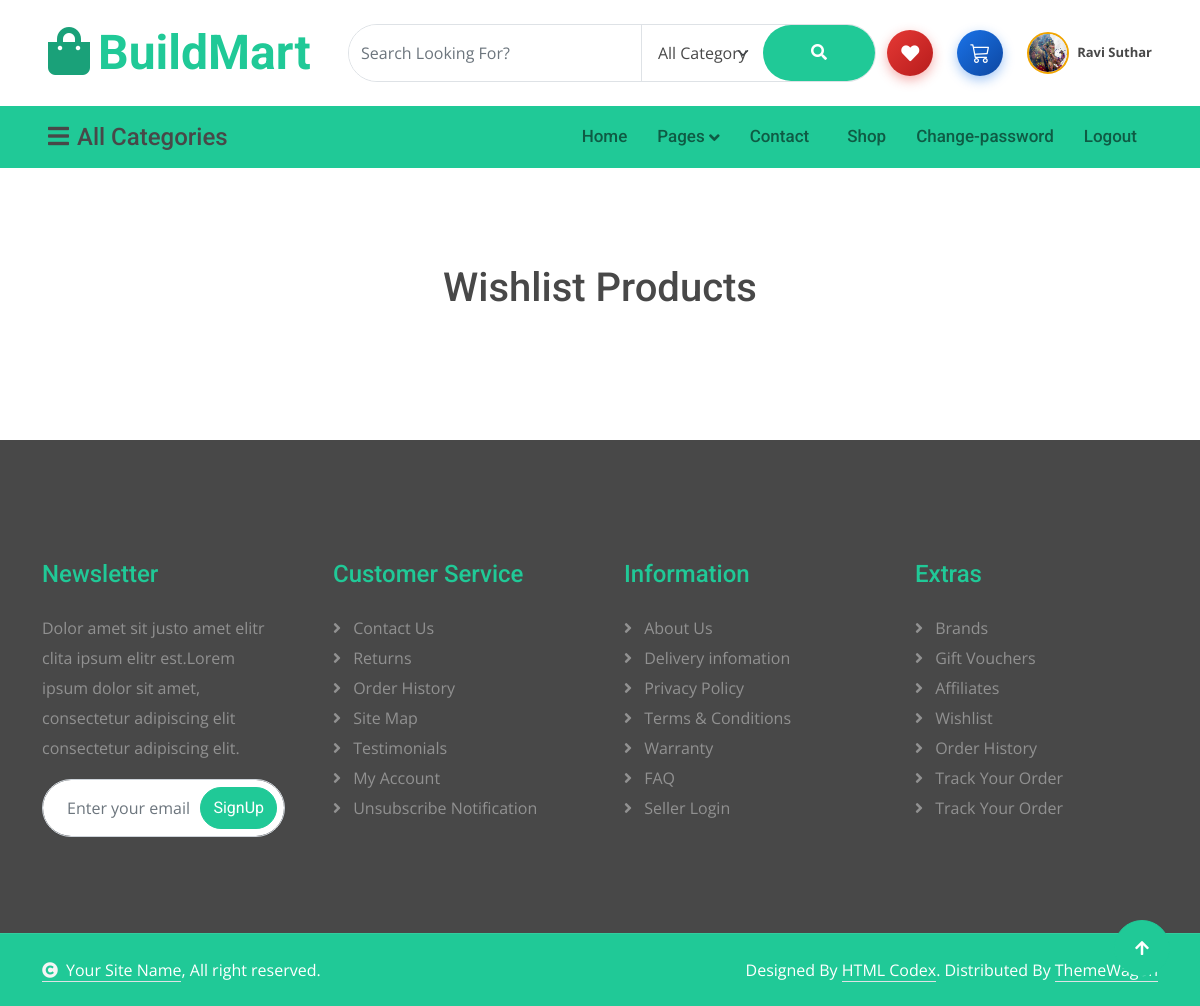
Before: /wishlist/ (signed in) with the older database file.
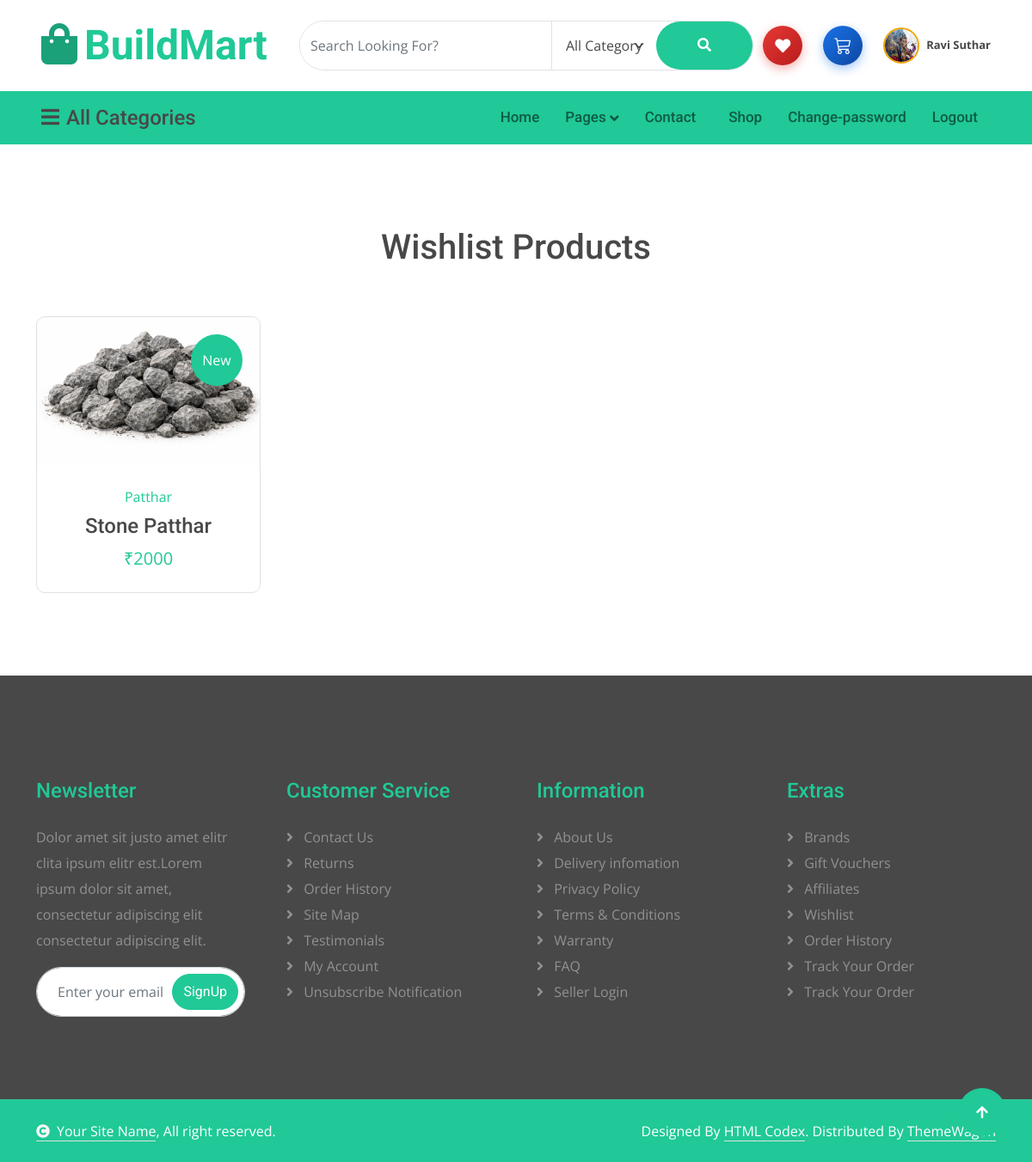
After: the same page with the newer database file.
### myapp/models.py (models this page shows, shortened)
class User(models.Model):
    name = models.CharField(max_length=60)
    email = models.EmailField(unique=True)
    mobile = models.BigIntegerField(unique=True)
    password = models.CharField(max_length=10)
    uprofile = models.ImageField(default="", upload_to="uprofile/")
    usertype = models.CharField(max_length=20, default="buyer")

class Wishlist(models.Model):
    user = models.ForeignKey(User, on_delete = models.CASCADE)
    product = models.ForeignKey(Product, on_delete = models.CASCADE)
    ttime = models.DateTimeField(default = timezone.now)

class Product(models.Model):
    user = models.ForeignKey(User, on_delete = models.CASCADE)
    category = (
        ("Cement", "Cement"),
        ("Bricks", "Bricks"),
        ("Rebars", "Rebars"),
        ("Concrete Bricks", "Concrete Bricks"),
        ("Concrete Block", "Concrete Block"),
        ("Soil", "Soil"),
        ("Patthar", "Patthar")
    )
    company = (
        ("UltraTech", "UltraTech"),
        ("Jindal", "Jindal"),
        ("Trishul", "Trishul"),
        ("Village Soil", "Village Soil"),
        ("Arbuda", "Arbuda")
    )
    pcategory = models.CharField(max_length = 50)
    pcompany = models.CharField(max_length = 50)
    pname = models.CharField(max_length = 50)
    pprice = models.IntegerField()
    pdesc = models.TextField()
    pimage = models.ImageField(default = "", upload_to = "product/")

### myapp/views.py (the view)
# urls.py: path('wishlist/', views.wishlist, name='wishlist'),
def wishlist(request):
    user = User.objects.get(email = request.session['email'])
    wish = Wishlist.objects.filter(user = user)
    return render(request, 'wishlist.html', {'wish':wish})

### myapp/templates/wishlist.html (shortened to what this page needs)
{% extends 'header.html' %}
{% load static %}
{% block content %}
    <div class="container-fluid product py-5">
        <div class="container py-5">
            <div class="tab-class">
                <div class="row g-4 mb-5">
                    <div class="col-lg-12 text-center wow fadeInLeft" data-wow-delay="0.1s">
                        <h1>Wishlist Products</h1>
                    </div>
                </div>
                <div class="tab-content">
                    <div id="tab-1" class="tab-pane fade show p-0 active">
                        <div class="row g-4">
                            {% for i in wish %}
                            <div class="col-md-6 col-lg-4 col-xl-3">
                                <div class="product-item rounded wow fadeInUp" data-wow-delay="0.1s">
                                    <div class="product-item-inner border rounded">
                                        <div class="product-item-inner-item">
                                            <a href="{% url 'b_single' pk=i.product.pk %}">
                                            </a>
                                            <div class="product-new">New</div>
                                        </div>
                                        <div class="text-center rounded-bottom p-4">
                                            <a href="#" class="d-block mb-2">{{ i.product.pcategory }}</a>
                                            <a href="{% url 'b_single' pk=i.product.pk %}" class="d-block h4">{{ i.product.pname|truncatewords:4 }}</a>
                                            <span class="text-primary fs-5">₹{{ i.product.pprice }}</span>
                                        </div>
                                    </div>
                                </div>
                            </div>
                            {% endfor %}
                        </div>
                    </div>
                </div>
            </div>
        </div>
    </div>
{% endblock %}

### myapp/templates/header.html (shortened to what this page needs)
{% load static %}
<!DOCTYPE html>
<html lang="en">
<head>
    <link rel="stylesheet" href="https://use.fontawesome.com/releases/v5.15.4/css/all.css" />
    <link href="https://cdn.jsdelivr.net/npm/bootstrap-icons@1.4.1/font/bootstrap-icons.css" rel="stylesheet">
    <link href="{% static 'lib/animate/animate.min.css' %}" rel="stylesheet">
    <link href="{% static 'lib/owlcarousel/assets/owl.carousel.min.css' %}" rel="stylesheet">
    <link href="{% static 'css/bootstrap.min.css' %}?v=1.4" rel="stylesheet">
    <link href="{% static 'css/style.css' %}?v=1.4" rel="stylesheet">
</head>
<body>
    <div class="container-fluid px-5 py-4 d-none d-lg-block">
        <div class="row gx-0 align-items-center text-center">
            <div class="col-md-4 col-lg-3 text-center text-lg-start">
                <div class="d-inline-flex align-items-center">
                    <a href="" class="navbar-brand p-0">
                        <h1 class="display-5 text-primary m-0"><i
                                class="fas fa-shopping-bag text-secondary me-2"></i>BuildMart</h1>
                    </a>
                </div>
            </div>
            <div class="col-md-4 col-lg-6 text-center">
                <div class="position-relative ps-4">
                    <div class="d-flex border rounded-pill">
                        <input class="form-control border-0 rounded-pill w-100 py-3" type="text"
                            data-bs-target="#dropdownToggle123" placeholder="Search Looking For?">
                        <select class="form-select text-dark border-0 border-start rounded-0 p-3" style="width: 200px;">
                            <option value="All Category">All Category</option>
                        </select>
                        <button type="button" class="btn btn-primary rounded-pill py-3 px-5" style="border: 0;"><i
                                class="fas fa-search"></i></button>
                    </div>
                </div>
            </div>
            <div class="col-md-4 col-lg-3 text-center text-lg-end d-flex align-items-center justify-content-center justify-content-lg-end gap-4">
                    {% if request.session.email %}
                        <a href="{% url 'wishlist' %}" class="position-relative text-decoration-none" title="Wishlist"
                           style="display:inline-flex; align-items:center; justify-content:center; width:46px; height:46px; background:linear-gradient(135deg,#e53935,#b71c1c); border-radius:50%; box-shadow:0 4px 12px rgba(229,57,53,0.4); transition:all 0.3s;">
                            <i class="fas fa-heart" style="font-size:18px; color:#fff;"></i>
                        </a>
                        <a href="{% url 'cart' %}" class="position-relative text-decoration-none" title="Cart"
                           style="display:inline-flex; align-items:center; justify-content:center; width:46px; height:46px; background:linear-gradient(135deg,#1a73e8,#0d47a1); border-radius:50%; box-shadow:0 4px 12px rgba(26,115,232,0.4); transition:all 0.3s;">
                            <i class="bi bi-cart3" style="font-size:20px; color:#fff;"></i>
                        </a>
                        <a href="{% url 'profile' %}" class="d-flex align-items-center gap-2 text-decoration-none" title="Profile">
                            <img src="{{ request.session.uprofile }}" alt="Profile" style="width: 42px; height: 42px; border-radius: 50%; object-fit: cover; border: 2px solid #f0a500;">
                            {% if request.session.name %}
                            <span class="text-dark fw-bold" style="font-size: 13px;">{{ request.session.name }}</span>
                            {% endif %}
                        </a>
                    {% endif %}
                </div>
            </div>
        </div>
    <div class="container-fluid nav-bar p-0">
        <div class="row gx-0 bg-primary px-5 align-items-center">
            <div class="col-lg-3 d-none d-lg-block">
                <nav class="navbar navbar-light position-relative" style="width: 250px;">
                    <button class="navbar-toggler border-0 fs-4 w-100 px-0 text-start" type="button"
                        data-bs-toggle="collapse" data-bs-target="#allCat">
                        <h4 class="m-0"><i class="fa fa-bars me-2"></i>All Categories</h4>
                    </button>
                </nav>
            </div>
            <div class="col-12 col-lg-9">
                <nav class="navbar navbar-expand-lg navbar-light bg-primary ">
                    <div class="collapse navbar-collapse" id="navbarCollapse">
                        <div class="navbar-nav ms-auto py-0">
                            <a href="{% url 'index' %}" class="nav-item nav-link">Home</a>
                            <div class="nav-item dropdown">
                                <a href="#" class="nav-link dropdown-toggle" data-bs-toggle="dropdown">Pages</a>
                            </div>
                            <a href="{% url 'contact' %}" class="nav-item nav-link me-2">Contact</a>
                            {% if request.session.email %}
                            <a href="{% url 'shop' %}" class="nav-item nav-link">Shop</a>
                            <a href="{% url 'cpass' %}" class="nav-item nav-link">Change-password</a>
                            <a href="{% url 'logout' %}" class="nav-item nav-link">Logout</a>
                            {% else %}
                            <a href="{% url 'signup' %}" class="nav-item nav-link">Sign Up</a>
                            <a href="{% url 'login' %}" class="nav-item nav-link">Login</a>
                            {% endif %}
                        </div>
                    </div>
                </nav>
            </div>
        </div>
    </div>
    {% block content %}
    {% endblock %}
    <div class="container-fluid footer py-5 wow fadeIn" data-wow-delay="0.2s">
        <div class="container py-5">
            <div class="row g-5">
                <div class="col-md-6 col-lg-6 col-xl-3">
                    <div class="footer-item d-flex flex-column">
                        <div class="footer-item">
                            <h4 class="text-primary mb-4">Newsletter</h4>
                            <p class="mb-3">Dolor amet sit justo amet elitr clita ipsum elitr est.Lorem ipsum dolor sit
                                amet, consectetur adipiscing elit consectetur adipiscing elit.</p>
                            <div class="position-relative mx-auto rounded-pill">
                                <input class="form-control rounded-pill w-100 py-3 ps-4 pe-5" type="text"
                                    placeholder="Enter your email">
                                <button type="button"
                                    class="btn btn-primary rounded-pill position-absolute top-0 end-0 py-2 mt-2 me-2">SignUp</button>
                            </div>
                        </div>
                    </div>
                </div>
                <div class="col-md-6 col-lg-6 col-xl-3">
                    <div class="footer-item d-flex flex-column">
                        <h4 class="text-primary mb-4">Customer Service</h4>
                        <a href="#" class=""><i class="fas fa-angle-right me-2"></i> Contact Us</a>
                        <a href="#" class=""><i class="fas fa-angle-right me-2"></i> Returns</a>
                        <a href="#" class=""><i class="fas fa-angle-right me-2"></i> Order History</a>
                        <a href="#" class=""><i class="fas fa-angle-right me-2"></i> Site Map</a>
                        <a href="#" class=""><i class="fas fa-angle-right me-2"></i> Testimonials</a>
                        <a href="#" class=""><i class="fas fa-angle-right me-2"></i> My Account</a>
                        <a href="#" class=""><i class="fas fa-angle-right me-2"></i> Unsubscribe Notification</a>
                    </div>
                </div>
                <div class="col-md-6 col-lg-6 col-xl-3">
                    <div class="footer-item d-flex flex-column">
                        <h4 class="text-primary mb-4">Information</h4>
                        <a href="#" class=""><i class="fas fa-angle-right me-2"></i> About Us</a>
                        <a href="#" class=""><i class="fas fa-angle-right me-2"></i> Delivery infomation</a>
                        <a href="#" class=""><i class="fas fa-angle-right me-2"></i> Privacy Policy</a>
                        <a href="#" class=""><i class="fas fa-angle-right me-2"></i> Terms & Conditions</a>
                        <a href="#" class=""><i class="fas fa-angle-right me-2"></i> Warranty</a>
                        <a href="#" class=""><i class="fas fa-angle-right me-2"></i> FAQ</a>
                        <a href="#" class=""><i class="fas fa-angle-right me-2"></i> Seller Login</a>
                    </div>
                </div>
                <div class="col-md-6 col-lg-6 col-xl-3">
                    <div class="footer-item d-flex flex-column">
                        <h4 class="text-primary mb-4">Extras</h4>
                        <a href="#" class=""><i class="fas fa-angle-right me-2"></i> Brands</a>
                        <a href="#" class=""><i class="fas fa-angle-right me-2"></i> Gift Vouchers</a>
                        <a href="#" class=""><i class="fas fa-angle-right me-2"></i> Affiliates</a>
                        <a href="#" class=""><i class="fas fa-angle-right me-2"></i> Wishlist</a>
                        <a href="#" class=""><i class="fas fa-angle-right me-2"></i> Order History</a>
                        <a href="#" class=""><i class="fas fa-angle-right me-2"></i> Track Your Order</a>
                        <a href="#" class=""><i class="fas fa-angle-right me-2"></i> Track Your Order</a>
                    </div>
                </div>
            </div>
        </div>
    </div>
    <div class="container-fluid copyright py-4">
        <div class="container">
            <div class="row g-4 align-items-center">
                <div class="col-md-6 text-center text-md-start mb-md-0">
                    <span class="text-white"><a href="#" class="border-bottom text-white"><i
                                class="fas fa-copyright text-light me-2"></i>Your Site Name</a>, All right
                        reserved.</span>
                </div>
                <div class="col-md-6 text-center text-md-end text-white">
                    Designed By <a class="border-bottom text-white" href="https://htmlcodex.com">HTML Codex</a>.
                    Distributed By <a class="border-bottom text-white" href="https://themewagon.com">ThemeWagon</a>
                </div>
            </div>
        </div>
    </div>
    <a href="#" class="btn btn-primary btn-lg-square back-to-top"><i class="fa fa-arrow-up"></i></a>
</body>
</html>

Changed rows visible on the page:
added Wishlist: product.pname "Stone Patthar", product.pprice "2000"
